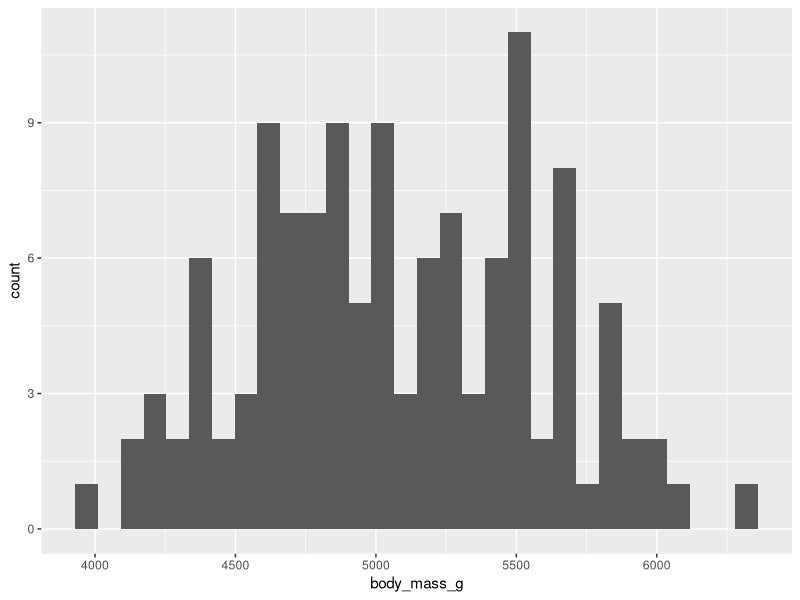
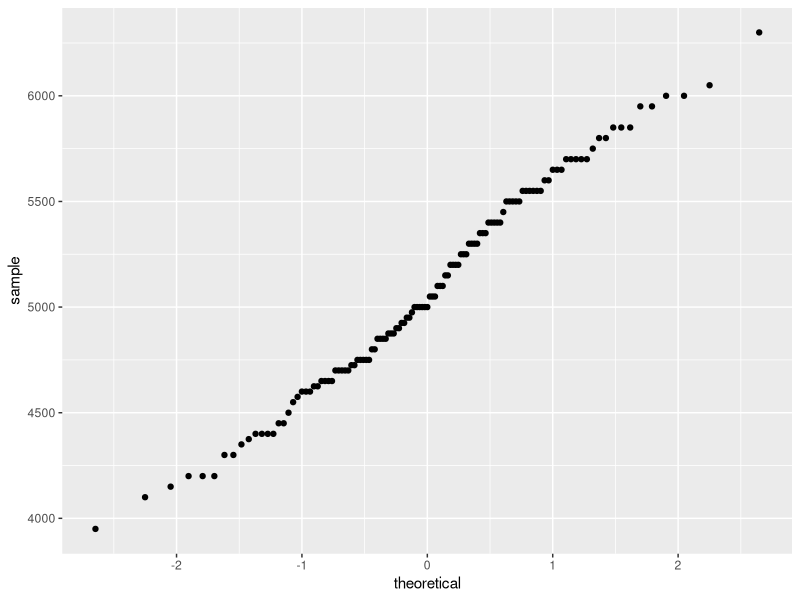
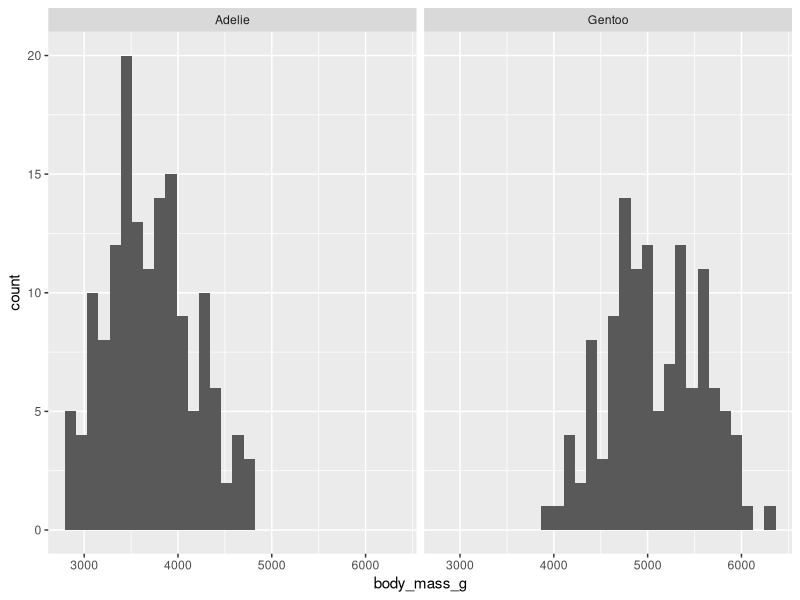
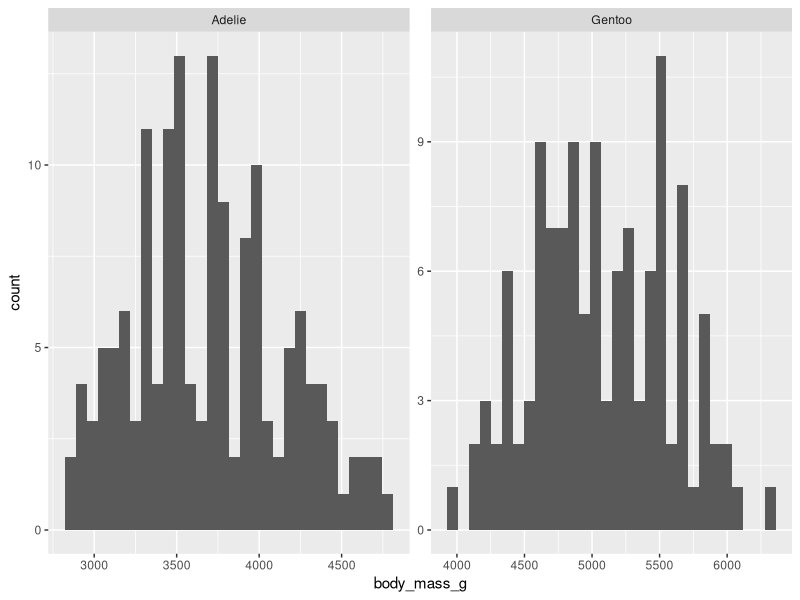
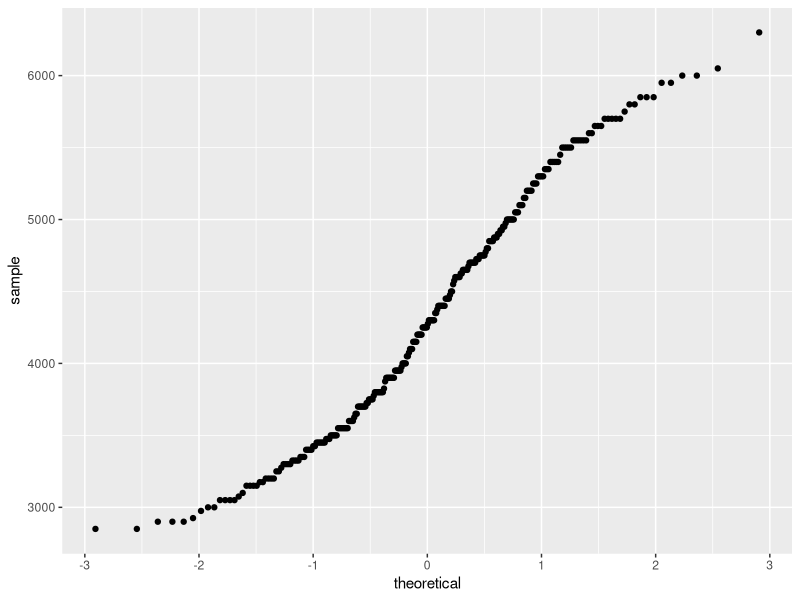
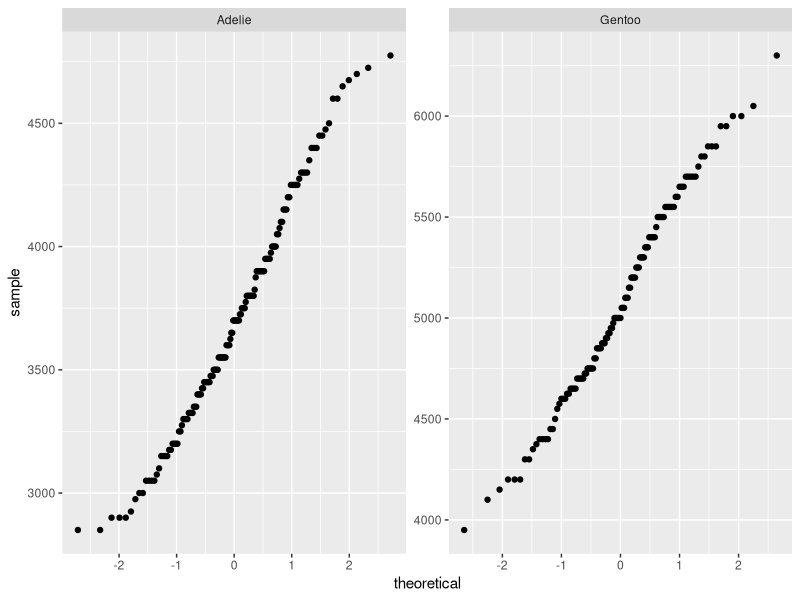
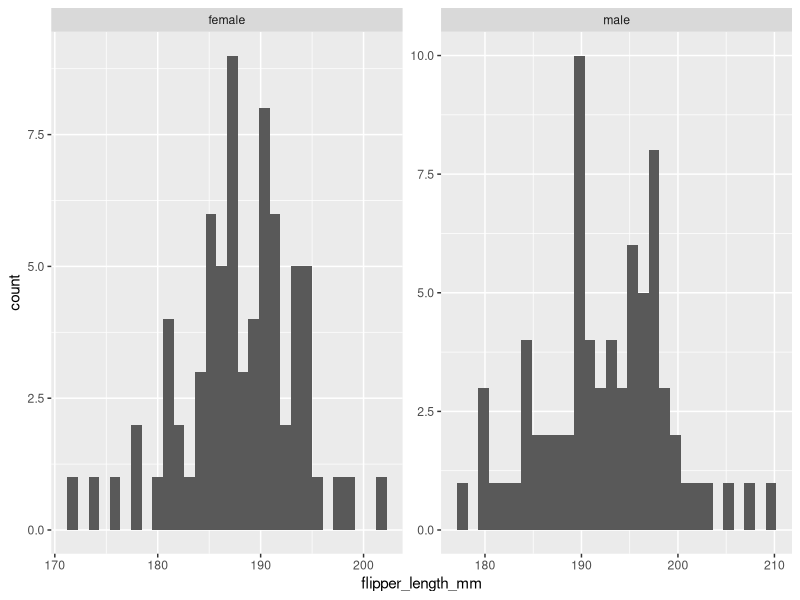
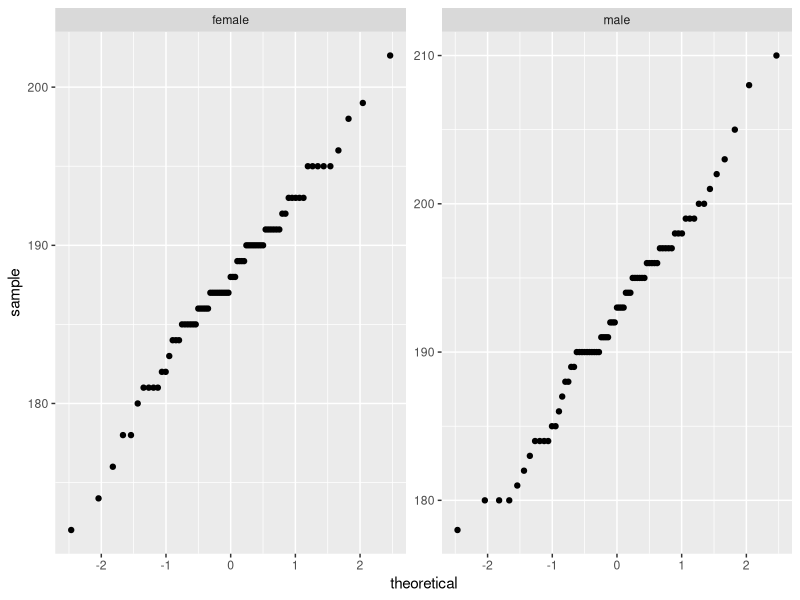

R code for these plots, in order:
## ---- chunk 1
knitr::opts_chunk$set(echo = TRUE)
## ---- chunk 2
library(tidyverse)
library(palmerpenguins)
library(rstatix)
## ---- chunk 3
### One sample t-test
# gentoo

gentoo = penguins %>% 
  filter(species == "Gentoo")

ggplot(data=gentoo)+
  geom_histogram(aes(x=body_mass_g))
#distribution looks normal

summary(gentoo)

## t-test for gentoo body mass
#start by doing some data exploration before you try to run statistics
mean(gentoo$body_mass_g, na.rm = TRUE)

sd(gentoo$body_mass_g, na.rm = TRUE)

## ---- chunk 4
# test for ouliers
gentoo %>% 
    identify_outliers(body_mass_g)

#no outliers found!
# you can also look at the histogram and see if anything is sticking plot
## ---- chunk 5
# Q-Q plot
ggplot(data=gentoo)+
  stat_qq(aes(sample=body_mass_g))

## ---- chunk 6
t.test(gentoo$body_mass_g, mu = 5500)
# mu is the theoretical mean, 5500 is from the encyclopedia of life
## ---- chunk 7
gentoo %>% 
  t_test(body_mass_g~1, mu = 5500) #~1 indicates 1 sample t-test

#you can save this to a variable, and then make a data frame if you need to repeat this function

gentoo_results = gentoo %>% 
  t_test(body_mass_g~1, mu = 5500)

## ---- chunk 8
# gentoo vs adelie body mass
data_for_t_test = penguins %>% 
  filter(species %in% c("Gentoo", "Adelie"),
         !is.na(body_mass_g)) %>% #filters out NAs
  select(species, body_mass_g) %>%  #gets rid of data columns we won't be using
  droplevels() #for any factor variable in the data set it will get rid of any level that has zero rows in it
#levels are like different subcategories in a column. So for species our original levels were Adelie, Gentoo, and Chinstrap  
## ---- chunk 9
data_for_t_test %>% 
  summarise(mean = mean(body_mass_g),
            sd = sd(body_mass_g))

#but we want it separate for each species so:

data_for_t_test %>%
  group_by(species) %>% #groups by species. shocking. i know
  summarise(mean = mean(body_mass_g),
            sd = sd(body_mass_g))

ggplot(data = data_for_t_test)+
  geom_histogram(aes(x=body_mass_g))+
  facet_wrap(~species) #~ indicates you're usinga formula, facet wrap will create separate panels based on what you "wrap" it around. So in this case we're wraping it around the species level
  #Facet wrap will automatically make the scales on the panels the same by default, we can rescale it like so

ggplot(data = data_for_t_test)+
  geom_histogram(aes(x=body_mass_g))+
  facet_wrap(~species, scales = "free")


## ---- chunk 10
data_for_t_test %>% 
  group_by(species) %>% 
  identify_outliers(body_mass_g)


ggplot(data = data_for_t_test)+
  stat_qq(aes(sample = body_mass_g))
#tails are a bit like an S, but let's separate the species 

ggplot(data = data_for_t_test)+
  stat_qq(aes(sample = body_mass_g))+
  facet_wrap(~species, scales = "free")
#these look pretty normal now
## ---- chunk 11
data_for_t_test %>% 
  levene_test(body_mass_g ~ species) #comparing the body mass distribution for each factor in the species column

## ---- chunk 12
t.test(data_for_t_test$body_mass_g ~data_for_t_test$species)

## ---- chunk 13

t.test(data_for_t_test$body_mass_g ~data_for_t_test$species, var.equal = TRUE)

#try it in dplyr

data_for_t_test %>% 
  t_test(body_mass_g ~ species)

## ---- chunk 14
head(penguins)
 
ex3 = penguins %>% 
  filter(species == "Adelie",
         !is.na(flipper_length_mm),
         !is.na(sex)) %>% 
  select(sex, flipper_length_mm) %>%  
  droplevels()

ex3

ex3 %>% 
  group_by(sex) %>% 
  identify_outliers(flipper_length_mm)

ex3 %>%
  group_by(sex) %>% #groups by species. shocking. i know
  summarise(mean = mean(flipper_length_mm),
            sd = sd(flipper_length_mm))
ex3
ggplot(data = ex3)+
  geom_histogram(aes(x=flipper_length_mm))+
  facet_wrap(~sex, scale = "free")


ggplot(data = ex3)+
  stat_qq(aes(sample = flipper_length_mm))+
  facet_wrap(~sex, scales = "free")
#this looks funky? there are outliers but because our n is high enough the central limit theory says it's okay?

ex3 %>% 
  t_test(flipper_length_mm~sex)


## ---- chunk 15

ggplot(data=gentoo) +
  geom_point(aes(x=bill_length_mm, y = bill_depth_mm))

# correlation

cor.test(x = gentoo$bill_length_mm, y =gentoo$bill_depth_mm) #if NAs are causing an error add in this term
cor.test(x = gentoo$bill_length_mm, y =gentoo$bill_depth_mm, use="complete.obs")

#also you can do this to just get the corelation value
cor(x = gentoo$bill_length_mm, y =gentoo$bill_depth_mm, use="complete.obs")

#easy to run correlation on multiple columns in a dataset w/ cor
head(gentoo)
#want all rows and columns 3:6
cor(gentoo[,3:6], use="complete.obs")




## ---- chunk 16
#get a fuck ton of stats fast with the ggpairs function in GGally
library(GGally)
gentoo %>%  
  select(bill_length_mm, bill_depth_mm, body_mass_g, flipper_length_mm) %>% 
  ggpairs()

#gives you correlation values, histograms, and plots


#we can even look at all the species is we color map it
penguins %>%  
  select(species, bill_length_mm, bill_depth_mm, body_mass_g, flipper_length_mm) %>% 
  ggpairs(aes(color=species))


